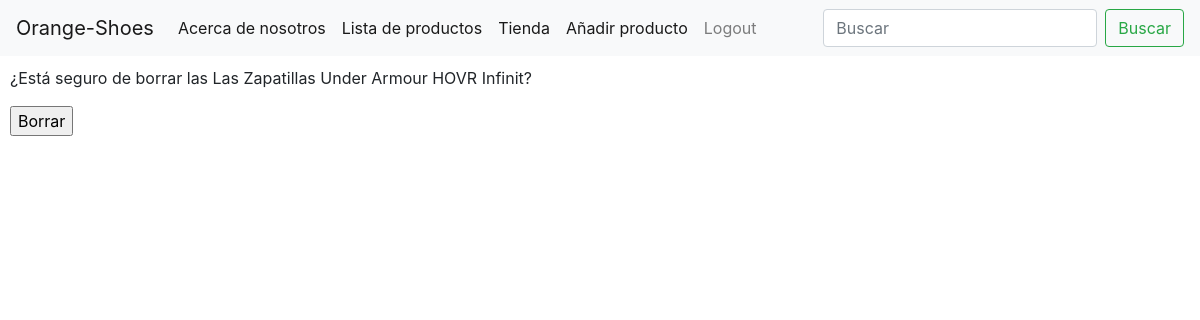
/products/borrar/17/ (signed in), run on an earlier commit of the app's database.
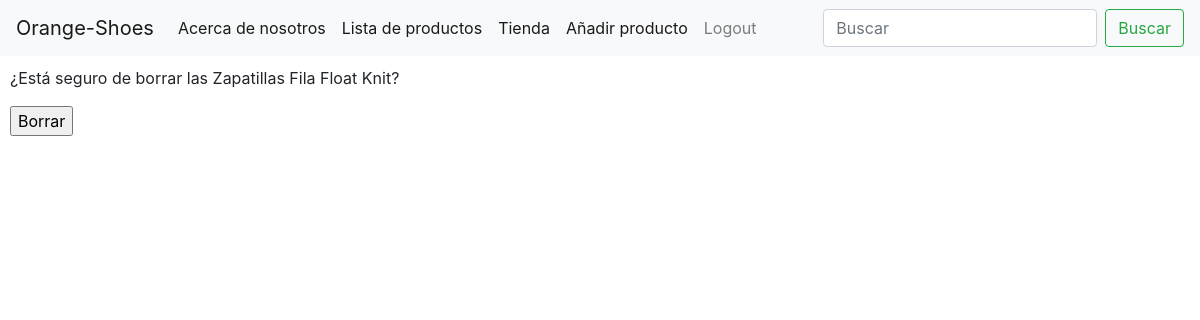
And on a later commit of the database.
### products/models.py (models this page shows, shortened)
class Products(models.Model):
    name= models.CharField(max_length=40)
    price= models.FloatField()
    description= models.CharField(max_length=200, null=True, blank=True)
    is_active=models.BooleanField(default=True)
    creation_date=models.DateField(auto_now_add=True,null=True,blank=True)
    stock=models.IntegerField()
    image=models.ImageField(upload_to="products/",null=True,blank=True)
    class Meta:
        verbose_name= "Product"
        verbose_name_plural= "Products"

### products/views.py (the view)
# urls.py: path("borrar/<int:id>/",borrar_producto,name="borrar_producto" ),
@login_required
def borrar_producto(request, id):
    if request.method == 'GET':
        product = Products.objects.get(id=id)
        context = {'product':product}
        return render(request, 'borrar.html', context=context)
    elif request.method == 'POST':
        product = Products.objects.get(id=id)
        product.delete()
        return redirect(list_products)

### products/context_processor.py (called while the page is built)
def total_carrito(request):
    total = 0
    if request.user.is_authenticated:
        if "carrito" in request.session.keys():
            for key, value in request.session["carrito"].items():
                total += int(value["acumulado"])
    return {"total_carrito": total}

### templates/borrar.html (shortened to what this page needs)
{% extends 'base.html' %}
{% block contenido_que_cambia %}
<div style="margin: 10px;">
<p >¿Está seguro de borrar las {{product.name}}?</p>
<form action="" method="POST">
    <input type="submit" value="Borrar">
</form>
</div>
{% endblock %}

What changed in the data, as far as the page shows it:
changed Products: name "Las Zapatillas Under Armour HOVR Infinit" → "Zapatillas Fila Float Knit"
